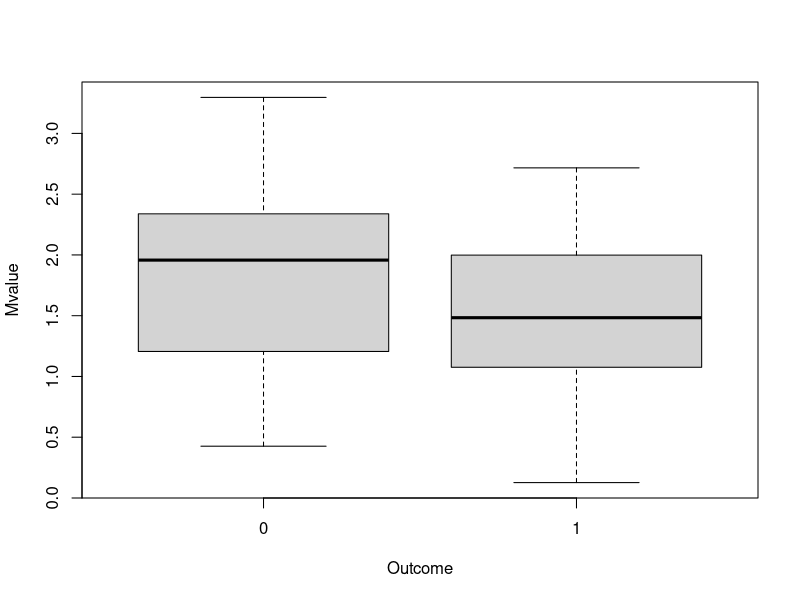
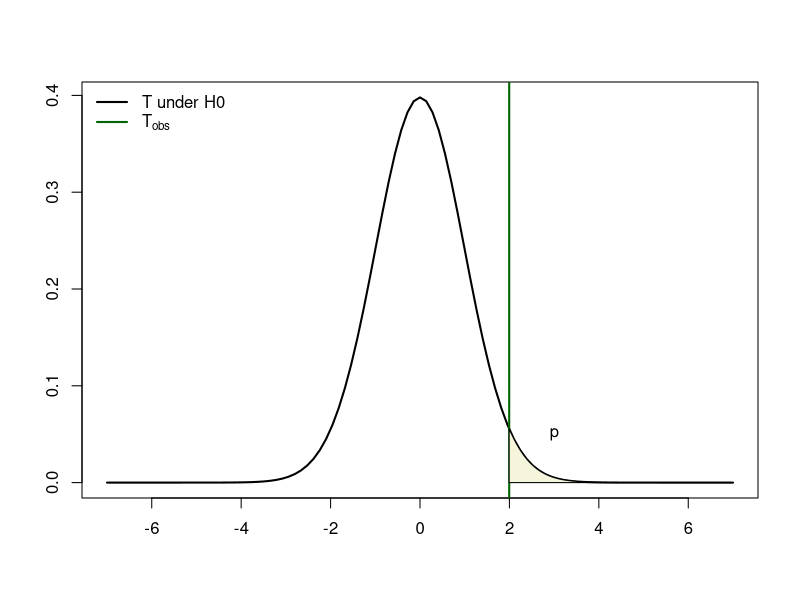
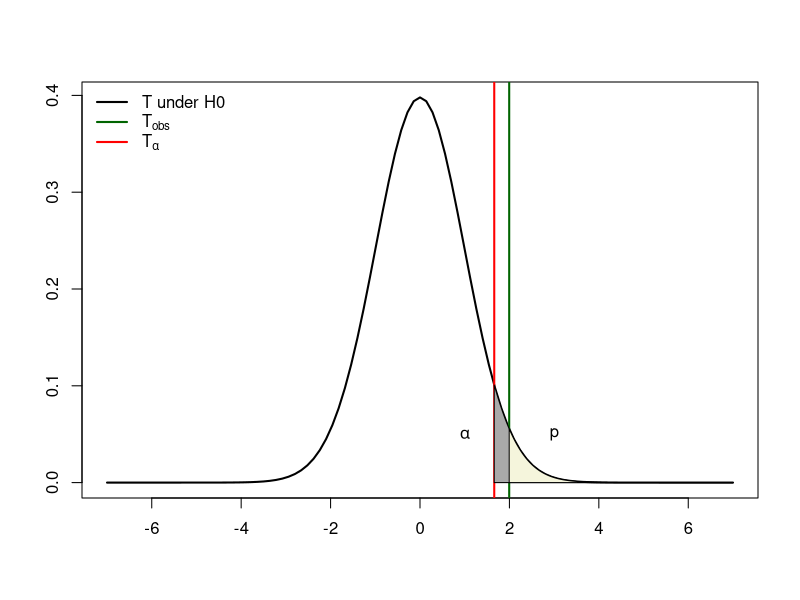
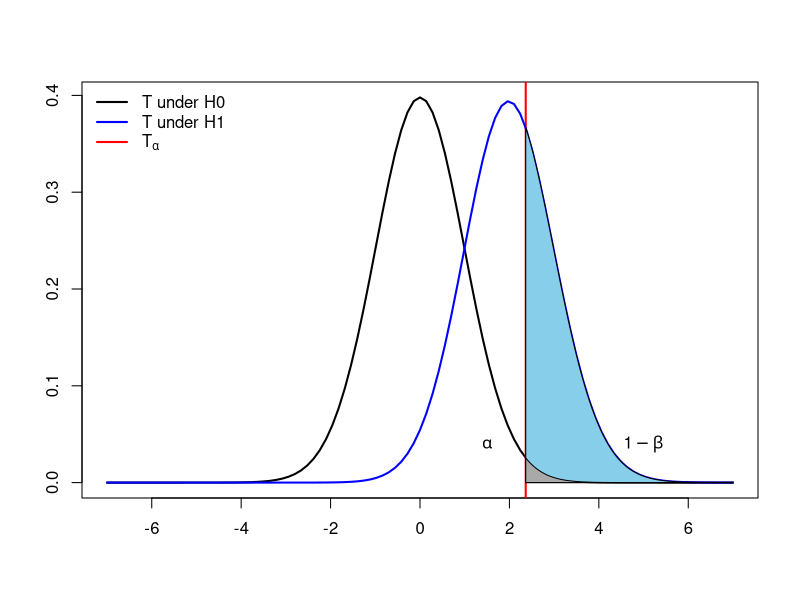
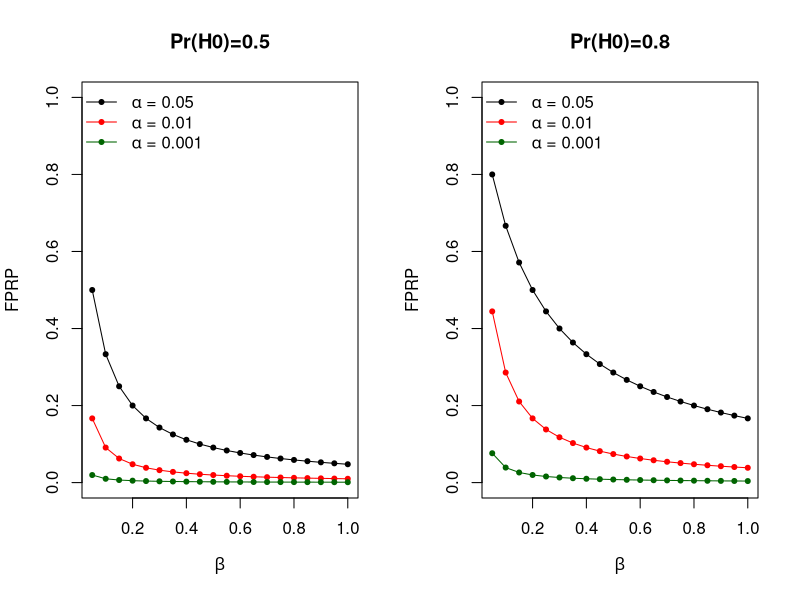
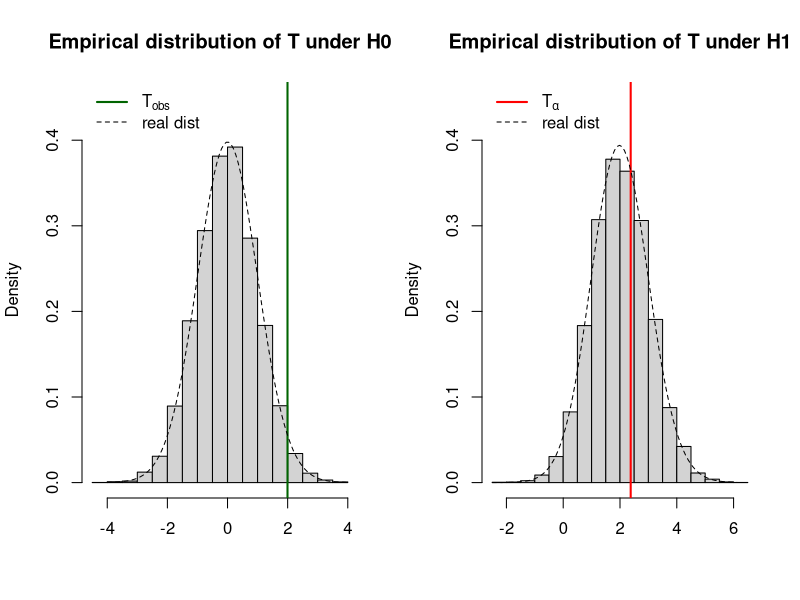

Recreate these plots in R, in order.
## ---- chunk 1
mydata=read.table('data/ex_methy.csv',sep=',',header=T); attach(mydata)
boxplot(Mvalue~Outcome)
## ---- chunk 2
s=sqrt((49*sd(Mvalue[Outcome==0])^2+49*sd(Mvalue[Outcome==1])^2)/98)
Tobs=(mean(Mvalue[Outcome==0])-mean(Mvalue[Outcome==1]))/s/sqrt(1/50+1/50)
p=pt(q=Tobs,df=98,lower.tail=F)
unlist(list(Tobs=Tobs,p=p))
## ---- chunk 3
curve(dt(x,df=98),from=-7,to=7,ylab='',xlab='',lwd=2)
abline(v=Tobs,col='darkgreen',lwd=2)
polygon(c(Tobs,seq(Tobs,7,by=0.01),7),c(0,dt(seq(Tobs,7,by=0.01),df=98),0),col="beige")
text(x = 3, y= 0.05, labels = expression(p),cex=1)
legend(x='topleft', lwd=2, col=c(1,'darkgreen'),legend=c('T under H0', expression(T[obs])),bty='n')
## ---- chunk 4
t.test(x=Mvalue[Outcome==0],y=Mvalue[Outcome==1],alternative='greater', var.equal=T)
## ---- chunk 5
curve(dt(x,df=98),from=-7,to=7,ylab='',xlab='',lwd=2)
abline(v=Tobs,col='darkgreen',lwd=2)
abline(v=qt(p=1-0.05,df=98),col='red',lwd=2)
polygon(c(qt(p=1-0.05,df=98),seq(qt(p=1-0.05,df=98),7,by=0.01),7),c(0,dt(seq(qt(p=1-0.05,df=98),7,by=0.01),df=98),0),col="Darkgray")
polygon(c(Tobs,seq(Tobs,7,by=0.01),7),c(0,dt(seq(Tobs,7,by=0.01),df=98),0),col="Beige")
text(x = 3, y= 0.05, labels = expression(p),cex=1)
text(x = 1, y= 0.05, labels = expression(alpha),cex=1)
legend(x='topleft', lwd=2, col=c(1,'darkgreen','red'),legend=c('T under H0', expression(T[obs]), expression(T[alpha])),bty='n')
## ---- chunk 6
Ta=qt(p=1-0.01,df=98)
curve(dt(x,df=98),from=-7,to=7,ylab='',xlab='',lwd=2); abline(v=Ta,col='red',lwd=2)
m0=mean(Mvalue[Outcome==0]); m1=mean(Mvalue[Outcome==1])
ncp=(m0-m1)/s/sqrt(1/50+1/50)
curve(dt(x,df=98,ncp=ncp),add=TRUE,col='blue',lwd=2)
polygon(c(Ta,seq(Ta,7,by=0.01),7),c(0,dt(seq(Ta,7,by=0.01),df=98,ncp=ncp),0),col="skyblue")
polygon(c(Ta,seq(Ta,7,by=0.01),7),c(0,dt(seq(Ta,7,by=0.01),df=98),0),col="darkgray")
text(x = 1.5, y= 0.04, labels = expression(alpha),cex=1)
text(x=5,y=.04, labels=expression(1-beta),cex=1)
legend(x='topleft', lwd=2, col=c(1,'blue','red'),legend=c('T under H0', expression('T under H1'),expression(T[alpha])),bty='n')
## ---- chunk 7
m0=mean(Mvalue[Outcome==0]); m1=mean(Mvalue[Outcome==1])
ncp=ncp=(m0-m1)/s/sqrt(1/50+1/50)
pw=pt(q=qt(p=1-0.01,df=98),df=98,ncp=ncp,lower.tail=FALSE)
unlist(list(Power=pw))
## ---- chunk 8
power.t.test(n=50,delta=0.28,alternative='one.sided',type='two.sample',sig.level=0.01,sd=sd(Mvalue))
## ---- chunk 9
betas=seq(0.05,1,by=0.05)
par(mfrow=c(1,2))
plot(betas,.05*.5/(.05*.5+betas*(1-.5)),type='o',pch=20,xlab=expression(beta),main='Pr(H0)=0.5',ylab='FPRP',ylim=c(0,1))
points(betas,.01*.5/(.01*.5+betas*(1-.5)),type='o',pch=20,col='red')
points(betas,.001*.5/(.001*.5+betas*(1-.5)),type='o',pch=20,col='darkgreen')
legend(x='topleft',lwd=1,col=c('black','red','darkgreen'),
       legend=c(expression(paste(alpha,' = 0.05',sep='')),
                expression(paste(alpha,' = 0.01',sep='')),
                expression(paste(alpha,' = 0.001',sep=''))),
       bty='n',pch=20)
plot(betas,.05*.8/(.05*.8+betas*(1-.8)),type='o',pch=20,xlab=expression(beta),main='Pr(H0)=0.8',ylab='FPRP',ylim=c(0,1))
points(betas,.01*.8/(.01*.8+betas*(1-.8)),type='o',pch=20,col='red')
points(betas,.001*.8/(.001*.5+betas*(1-.8)),type='o',pch=20,col='darkgreen')
legend(x='topleft',lwd=1,col=c('black','red','darkgreen'),
       legend=c(expression(paste(alpha,' = 0.05',sep='')),
                expression(paste(alpha,' = 0.01',sep='')),
                expression(paste(alpha,' = 0.001',sep=''))),
       bty='n',pch=20)
## ---- chunk 10
Tsample0=rt(10000,df=98)
em_p=mean(Tsample0>Tobs)
unlist(list(p=p, empirical_p=em_p))
## ---- chunk 11
hist(Tsample0,main='Empirical distribution of T under H0',xlab='',freq=FALSE,ylim=c(0,.45)) 
abline(v=Tobs,col='darkgreen',lwd=2)
curve(dt(x,df=98),add=TRUE,from=min(Tsample0),to=max(Tsample0),lty=2)
legend(x='topleft',lwd=2:1,legend=c(expression(T[obs]),'real dist'),col=c('darkgreen','black'),lty=1:2,bty='n')
## ---- chunk 12
Tsample1=rt(10000,df=98,ncp=ncp)
Ta_em=quantile(Tsample0,probs=1-0.01)
em_pw=mean(Tsample1>Ta_em)
unlist(list(power=pw, empirical_power=em_pw))
## ---- chunk 13
hist(Tsample1,main='Empirical distribution of T under H1',xlab='',freq=FALSE,ylim=c(0,.45))
abline(v=Ta_em,col='red',lwd=2)
curve(dt(x,df=98,ncp=ncp),add=TRUE,from=min(Tsample1),to=max(Tsample1),lty=2)
legend(x='topleft',lwd=2:1,legend=c(expression(T[alpha]),'real dist'),col=c('red','black'),lty=1:2,bty='n')
## ---- chunk 14
tobs=abs(mean(Mvalue[Outcome==0])-mean(Mvalue[Outcome==1]))
one.perm=function(x,y){
  perm=sample(x)
  abs(mean(y[perm==0])-mean(y[perm==1]))
}
N=10000
t=replicate(N, one.perm(Outcome,Mvalue))
pp=mean(t>tobs)
unlist(list(p_permutation=pp))
## ---- chunk 15
c(pp-1.96*sqrt(p*(1-p)/N),pp+1.96*sqrt(p*(1-p)/N))
